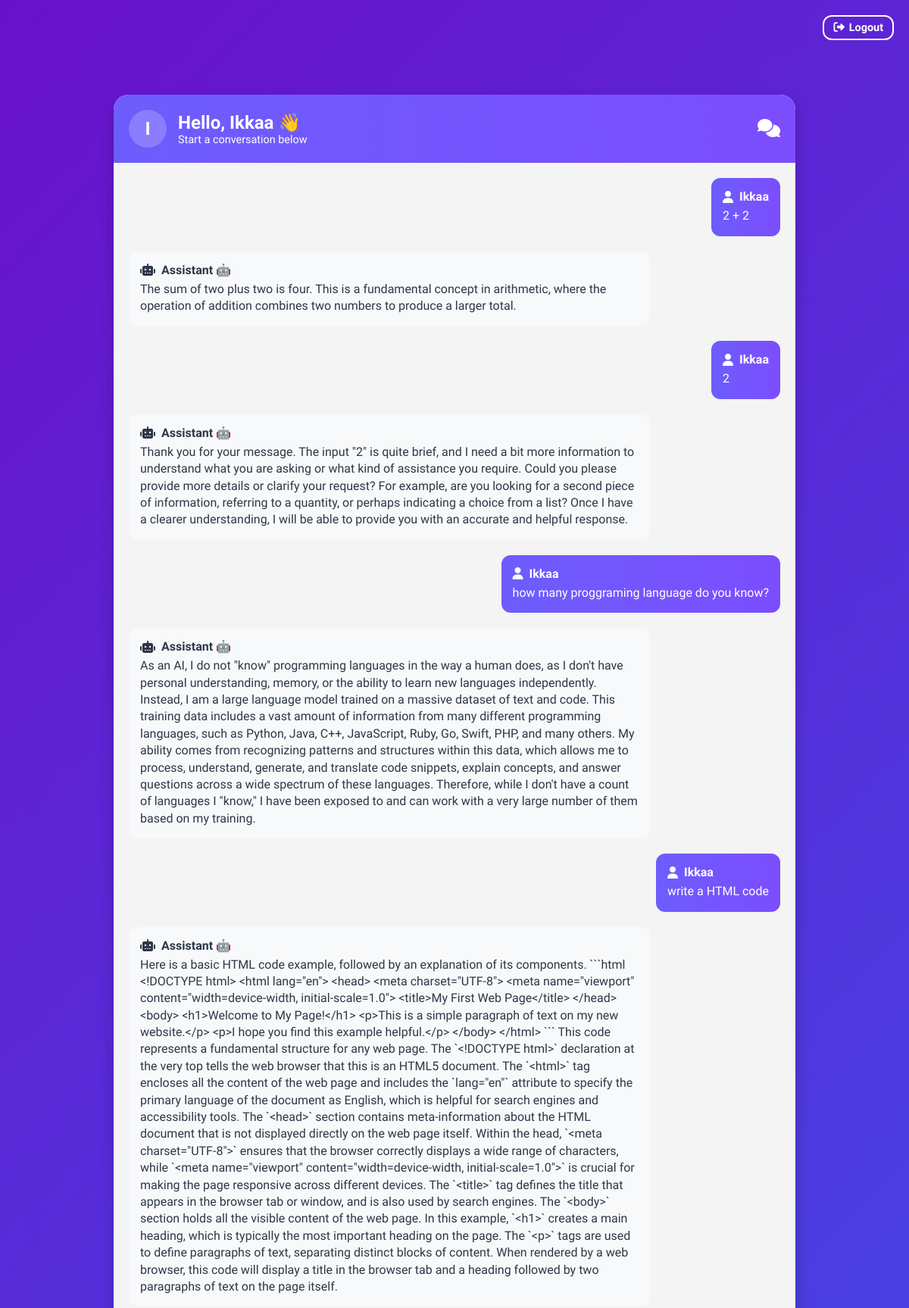
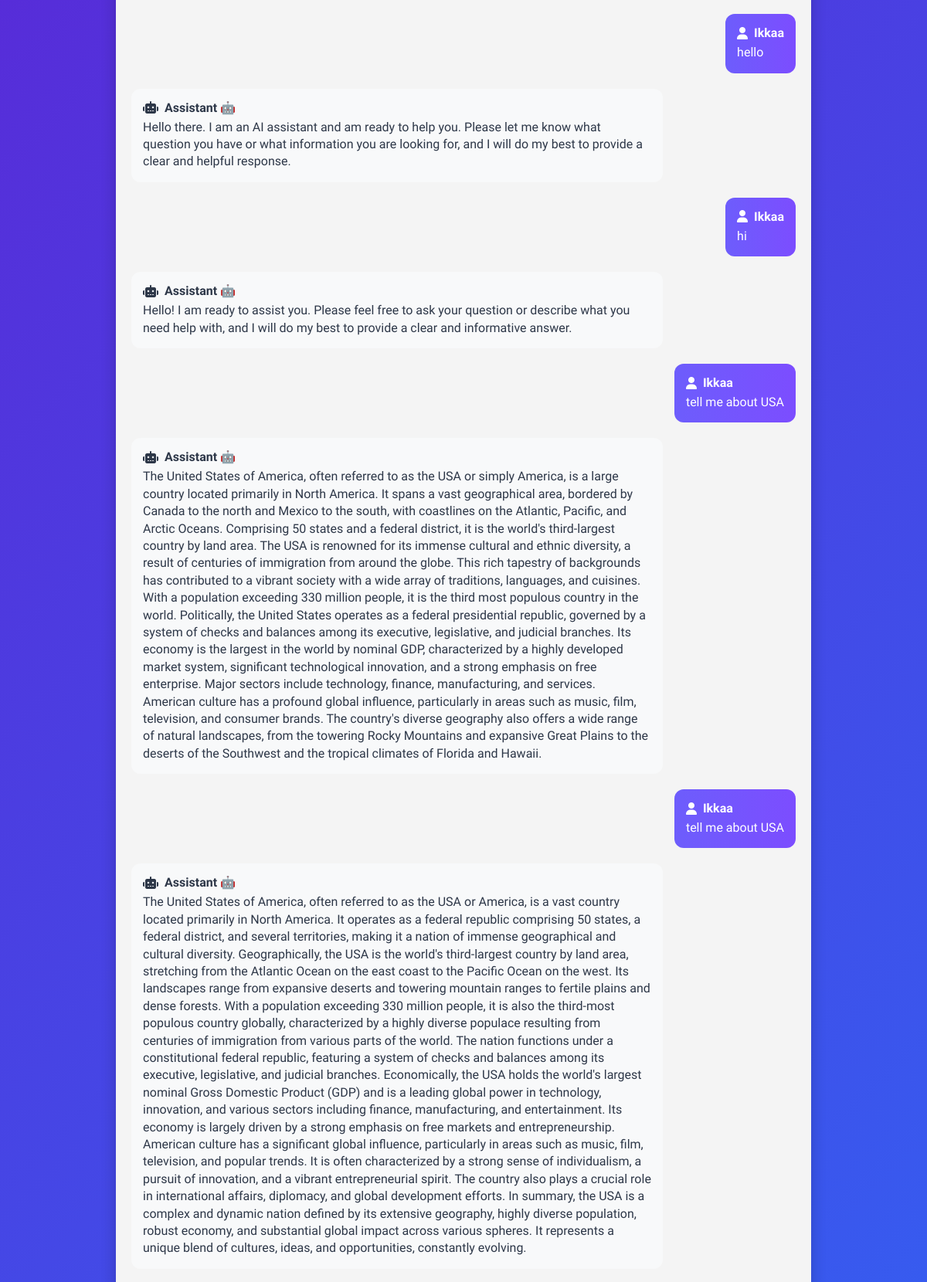
Page /chat (signed in, upper part) on the committed database (2 pictures, top to bottom).
### models.py (models this page shows)
class User(UserMixin, db.Model):
    __tablename__ = 'users'
    id = db.Column(db.Integer, primary_key=True)
    username = db.Column(db.String(100), nullable=False, unique=True)
    email = db.Column(db.String(100), nullable=False, unique=True)
    password_hash = db.Column(db.String(255), nullable=False)

class Chat(db.Model):
    __tablename__ = 'chats'
    id = db.Column(db.Integer, primary_key=True)
    user_id = db.Column(db.Integer, db.ForeignKey('users.id'), nullable=False)
    message = db.Column(db.Text, nullable=False)
    reply = db.Column(db.Text, nullable=False)

### routes.py (the view, shortened to what this page needs)
@app.route("/chat", methods=["GET", "POST"])
@login_required
def chat():
    reply = ""
    history = Chat.query.filter_by(user_id=current_user.id).order_by(Chat.id.desc()).all()
    return render_template("chat.html", reply=reply, history=history)

### routes.py (called while the page is built)
@login_manager.user_loader
def load_user(user_id):
    return User.query.get(int(user_id))

### templates/chat.html (shortened to what this page needs)
<!DOCTYPE html>
<html lang="en">
<head>
  <link rel="stylesheet" href="https://cdnjs.cloudflare.com/ajax/libs/font-awesome/6.4.0/css/all.min.css" />
</head>
<body>
 <a href="{{ url_for('logout') }}" class="btn-logout" title="Logout">
        <i class="fas fa-sign-out-alt"></i> Logout
      </a>
  <div class="chat-container">
    <div class="chat-header">
      <div class="user-info">
        <div class="avatar">{{ current_user.username[0]|upper }}</div>
        <div class="greeting">
          <h2>Hello, {{ current_user.username|capitalize }} 👋</h2>
          <p>Start a conversation below</p>
        </div>
      </div>
      <div class="chat-icon"><i class="fas fa-comments"></i></div>
    </div>
    <div class="chat-content">
      <div class="chat-history-container">
        <ul class="chat-history message-list">
          {% for chat in history %}
            <li class="message-item user-message">
              <div class="message-header">
                <i class="fas fa-user"></i>
                {{ current_user.username|capitalize }}
              </div>
              <div class="message-content">{{ chat.message }}</div>
            </li>
            <li class="message-item ai-message">
              <div class="message-header">
                <i class="fas fa-robot"></i>
                Assistant 🤖
              </div>
              <div class="message-content">{{ chat.reply }}</div>
            </li>
          {% else %}
            <li class="empty-history">
              <i>📭</i>
              <p>No chat history yet.</p>
            </li>
          {% endfor %}
        </ul>
      </div>
    </div>
  </div>
</body>
</html>

### templates/chat.html (style rules this page uses)
:root { --primary: #6d5dfc; --secondary: #7c4dff; --light: #f8f9fa; --gray: #e2e8f0; --dark: #2d3748; }
* { margin: 0; padding: 0; box-sizing: border-box; font-family: "Segoe UI", sans-serif; }
body { background: linear-gradient(135deg, #6a11cb 0%, #2575fc 100%); min-height: 100vh; display: flex; justify-content: center; align-items: center; padding: 10px; }
.chat-container { background: white; border-radius: 20px; width: 100%; max-width: 900px; height: 95vh; display: flex; flex-direction: column; box-shadow: 0 8px 20px rgba(0, 0, 0, 0.2); overflow: hidden; }
.chat-header { background: linear-gradient(to right, var(--primary), var(--secondary)); color: white; padding: 20px; display: flex; justify-content: space-between; align-items: center; position: relative; }
.user-info { display: flex; align-items: center; gap: 15px; }
.avatar { background: rgba(255, 255, 255, 0.2); width: 50px; height: 50px; border-radius: 50%; display: flex; align-items: center; justify-content: center; font-weight: bold; font-size: 24px; }
.greeting h2 { font-size: 1.5rem; }
.greeting p { font-size: 0.9rem; }
.chat-icon { font-size: 1.5rem; }
.btn-logout { position: absolute; top: 20px; right: 20px; background: transparent; border: 2px solid white; color: white; padding: 6px 12px; border-radius: 12px; font-weight: 600; cursor: pointer; display: flex; align-items: center; gap: 6px; transition: background-color 0.3s, color 0.3s; font-size: 0.9rem; text-decoration: none; }
.chat-content { flex: 1; display: flex; flex-direction: column; overflow: hidden; }
.chat-history-container { flex: 1; overflow-y: auto; padding: 20px; background: #f4f4f4; }
.chat-history { list-style: none; display: flex; flex-direction: column; gap: 20px; }
.message-item { max-width: 80%; padding: 15px; border-radius: 12px; word-wrap: break-word; }
.user-message { background: linear-gradient(to right, var(--primary), var(--secondary)); color: white; align-self: flex-end; }
.ai-message { background: var(--light); align-self: flex-start; color: var(--dark); }
.message-header { font-weight: 600; margin-bottom: 5px; display: flex; align-items: center; gap: 8px; }
.message-header i { font-size: 1rem; }
.message-content { font-size: 1rem; line-height: 1.4; }

### rows in the picture
User: username "I", username "Ikkaa"
Chat: message "2 + 2", reply "The sum of two plus two is four. This is a fundamental concept in arithmetic, where the operation of addition combines two numbers to produce a larger total."
Chat: message "2", reply "Thank you for your message. The input \"2\" is quite brief, and I need a bit more information to understand what you are asking or what kind of assistance you require. Could you please provide more details or clarify your request? For example, are you looking for a second piece of information, referring to a quantity, or perhaps indicating a choice from a list? Once I have a clearer understanding, I will be able to provide you with an accurate and helpful response."
Chat: message "how many proggraming language do you know?", reply "As an AI, I do not \"know\" programming languages in the way a human does, as I don't have personal understanding, memory, or the ability to learn new languages independently. Instead, I am a large language model trained on a massive dataset of text and code. This training data includes a vast amount of information from many different programming languages, such as Python, Java, C++, JavaScript, Ruby, Go, Swift, PHP, and many others. My ability comes from recognizing patterns and structures within this data, which allows me to process, understand, generate, and translate code snippets, explain concepts, and answer questions across a wide spectrum of these languages. Therefore, while I don't…"
Chat: message "write a HTML code", reply "Here is a basic HTML code example, followed by an explanation of its components. ```html <!DOCTYPE html> <html lang=\"en\"> <head> <meta charset=\"UTF-8\"> <meta name=\"viewport\" content=\"width=device-width, initial-scale=1.0\"> <title>My First Web Page</title> </head> <body> <h1>Welcome to My Page!</h1> <p>This is a simple paragraph of text on my new website.</p> <p>I hope you find this example helpful.</p> </body> </html> ``` This code represents a fundamental structure for any web page. The `<!DOCTYPE html>` declaration at the very top tells the web browser that this is an HTML5 document. The `<html>` tag encloses all the content of the web page and includes the `lang=\"en\"` attribute to…"
Chat: message "hello", reply "Hello there. I am an AI assistant and am ready to help you. Please let me know what question you have or what information you are looking for, and I will do my best to provide a clear and helpful response."
Chat: message "hi", reply "Hello! I am ready to assist you. Please feel free to ask your question or describe what you need help with, and I will do my best to provide a clear and informative answer."
Chat: message "tell me about USA", reply "The United States of America, often referred to as the USA or simply America, is a large country located primarily in North America. It spans a vast geographical area, bordered by Canada to the north and Mexico to the south, with coastlines on the Atlantic, Pacific, and Arctic Oceans. Comprising 50 states and a federal district, it is the world's third-largest country by land area. The USA is renowned for its immense cultural and ethnic diversity, a result of centuries of immigration from around the globe. This rich tapestry of backgrounds has contributed to a vibrant society with a wide array of traditions, languages, and cuisines. With a population exceeding 330 million people, it is the…"
Chat: message "tell me about USA", reply "The United States of America, often referred to as the USA or America, is a vast country located primarily in North America. It operates as a federal republic comprising 50 states, a federal district, and several territories, making it a nation of immense geographical and cultural diversity. Geographically, the USA is the world's third-largest country by land area, stretching from the Atlantic Ocean on the east coast to the Pacific Ocean on the west. Its landscapes range from expansive deserts and towering mountain ranges to fertile plains and dense forests. With a population exceeding 330 million people, it is also the third-most populous country globally, characterized by a highly diverse…"
